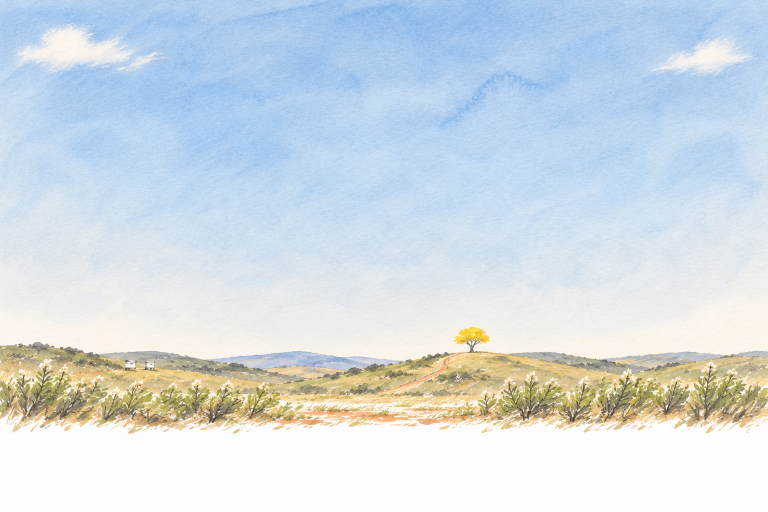
#> input picture reference/ink-pages/propolis/originals/opening-ipemid-bh.png, 1536 x 1024 px (shown at 1/2 size)
$ python build_propolis_opening.py
#> lines starting #> are read from the running program, lines starting #| are printed output that depends on the picture
"""Build Green Bee Propolis's opening painting, the hills of Minas Gerais (November 18, 2026, on
Mo's go-ahead for the product pages; mockups reference/ink-pages/mockups/propolis-opening/).

One Codex painting (originals/opening-ipemid-bh.png, prompt prompts/opening-ipemid-1.txt,
paint_opening.sh): the rolling hills of Minas Gerais on a clear dry-season morning, a big sky, a
thin band of far hills with one golden ipê tree in bloom just right of the middle and a few tiny
hive boxes on the left, a red earth track, and low alecrim shrubs (the shrub the bees gather the
resin from) in front, painted on white paper. The page lays it behind the approved "Green [bottle]
Bee Propolis" (propolis-opening.tsx, propolis.module.css): the name stays in the sky, the bottle
stands on the far hills, the shrubs below it.

The other painted openings (painted-opening.tsx) stand the bottle on the painting's empty spot in
front, with the name lifted off the far land. Propolis's name sits much lower against its bottle
(its baselines are only about a fifth of the bottle's height above its foot), so here the bottle
stands further back, on the far hills (GROUND, a little under their crest), where the land from
the crest to the bottle's foot is thin enough to stay under the name at every width. The shrubs
and the track run on below its foot.

What this script does to it:

- The paper is divided out and lifted to white, so the painting multiplies onto the page's own
  paper with no box. It is cut ROWS down (bare paper under the last shrubs).
- GROUND is the row the bottle's foot stands on; END the last paint (the words start under it).
- A front layer (`front`): the painting's own ground round the bottle's foot (FRONT_BOX), its
  paper transparent, its darker strokes kept and its pale wash laid thin, laid over the bottle's
  foot, so the bottle stands in the land, not on top of the picture (AGENTS.md: "a front layer
  seats it in the painting").

    python -X utf8 reference/ink-pages/propolis/build_propolis_opening.py

Writes public/images/products/green-bee-propolis/ink/opening-minas-*.webp and
src/components/product/ink/propolis-opening-art.ts.
"""

import json
import subprocess
from pathlib import Path

import numpy as np
from PIL import Image

HERE = Path(__file__).resolve().parent
REPO = HERE.parents[2]
OUT = REPO / "public/images/products/green-bee-propolis/ink"
URL = "/images/products/green-bee-propolis/ink"
TS = REPO / "src/components/product/ink/propolis-opening-art.ts"
TAKE = "opening-ipemid-bh"
# Bump when a shipped picture changes after it has been pushed (the image optimizer caches by URL).
V = "v1"
# The bottle's foot: on the far hills, about 70 rows under their crest in the middle (the land
# between them must stay under the name's baselines at every width).
GROUND = 768
# The ground round the bottle's foot (x0, y0, x1, y1), between the middle shrubs.
FRONT_BOX = (690, GROUND - 26, 846, GROUND + 34)
WASH = 0.35
QUALITY = 84


def plate():
    a = np.asarray(Image.open(HERE / "originals" / f"{TAKE}.png").convert("RGB")).astype(np.float32)
    h = a.shape[0]
#> h = 1024
    paper = np.median(a[int(h * 0.93) :].reshape(-1, 3), axis=0)
#> paper = [253, 253, 253]
    d = np.clip(a / paper * 255.0, 0, 255)
    d = np.where(d.min(axis=2, keepdims=True) > 249, 255.0, d)
    painted = np.where((d.min(axis=2) < 244).sum(axis=1) > 3)[0]
#> painted = 868 values from 0 to 867
    rows = min(h, int(painted[-1]) + 24)
#> rows = 891
    d = d[:rows]
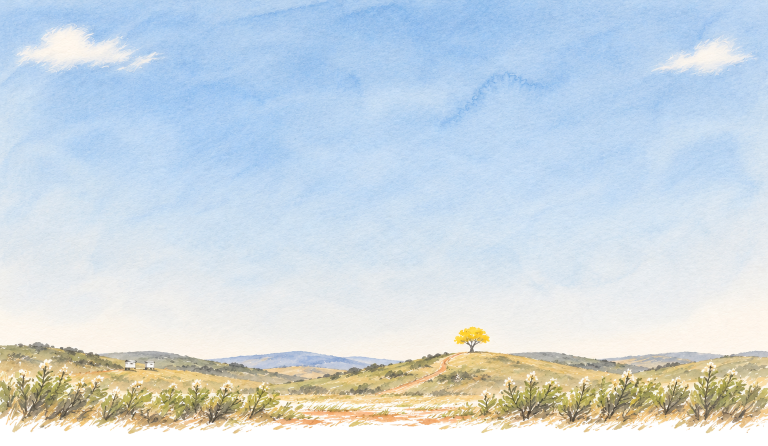
#> d: shape (891, 1536, 3) float32 (shown at 1/2 size); mean R, G, B 204.9, 216.6, 225.1
    # The last rows are bare paper already; make sure of it, so the picture never ends on a line.
    ease = np.clip((np.arange(rows) - (rows - 16)) / 14, 0, 1)[:, None, None]
#> ease = 891 values from 0 to 1
    return d * (1 - ease) + 255 * ease


def last_paint(d):
    painted = np.where((d.min(axis=2) < 244).sum(axis=1) > 3)[0]
#> painted = 868 values from 0 to 867
    return int(painted[-1])


def front(d):
    """The ground round the bottle's foot (RGBA): its paper transparent, its ink strokes keeping
    their paint, its pale wash laid thin (WASH of it: the painting under it has the wash already),
    soft at the sides and the top."""
    x0, y0, x1, y1 = FRONT_BOX
    tuft = d[y0:y1, x0:x1]
    h, w, _ = tuft.shape
    alpha = 1 - tuft.min(axis=2) / 255
    paint = np.where(alpha[..., None] > 0.03, (tuft - 255 * (1 - alpha[..., None])) / np.maximum(alpha[..., None], 0.03), 255)
    blade = np.clip((alpha - 0.25) / 0.3, 0, 1)
    alpha = alpha * np.maximum(blade, WASH)
    xs = np.arange(w)
    sides = np.clip(np.minimum(xs, w - 1 - xs) / 30, 0, 1)
    ys = np.arange(h)
    top = np.clip(ys / 16, 0, 1)
    alpha = alpha * (sides * sides * (3 - 2 * sides))[None, :] * (top * top * (3 - 2 * top))[:, None]
    rgba = np.dstack([np.clip(paint, 0, 255), alpha * 255])
    return Image.fromarray(np.clip(np.rint(rgba), 0, 255).astype(np.uint8), "RGBA")


def shipped(img, name):
    OUT.mkdir(parents=True, exist_ok=True)
    path = OUT / f"opening-minas{name}-{V}.webp"
    img.save(path, "WEBP", quality=QUALITY, method=6)
    print(f"{path.relative_to(REPO)}  {img.width}x{img.height}  {path.stat().st_size // 1024} KB")
    return {"src": f"{URL}/{path.name}", "width": img.width, "height": img.height}


def main():
    d = plate()
    end = last_paint(d)
#> end = 867
    whole = Image.fromarray(np.clip(np.rint(d), 0, 255).astype(np.uint8))
    art = {
        "sky": shipped(whole, ""),
        "front": {**shipped(front(d), "-front"), "x": FRONT_BOX[0], "y": FRONT_BOX[1]},
        "ground": GROUND,
        "end": end,
    }
    head = [
        "// Generated by reference/ink-pages/propolis/build_propolis_opening.py. Do not edit by hand:",
        "// change the script and run it again. Green Bee Propolis's opening painting, the hills of",
        "// Minas Gerais (November 18, 2026): a Codex painting, its paper divided out so it multiplies",
        "// onto the page's paper. `front`, its ground laid in front of the bottle's foot at `x`, `y` of",
        "// `sky`. Rows of `sky`: `ground` (where the bottle's foot stands, on the far hills) and `end`",
        "// (the last paint).",
        "",
    ]
    TS.write_text("\n".join(head) + f"export const propolisOpening = {json.dumps(art, indent=2)} as const;\n", encoding="utf-8", newline="\n")
    prettier = REPO / "node_modules/prettier/bin/prettier.cjs"
    subprocess.run(["node", str(prettier), "--write", str(TS)], cwd=REPO, check=True, capture_output=True)
    print(TS.relative_to(REPO), f"ground {GROUND}, end {end}")


if __name__ == "__main__":
#> (the run stopped early here; a loop or call above may not have finished)

$ run again, with reference/ink-pages/propolis/originals/hive-colour-a.png copied over reference/ink-pages/propolis/originals/opening-ipemid-bh.png
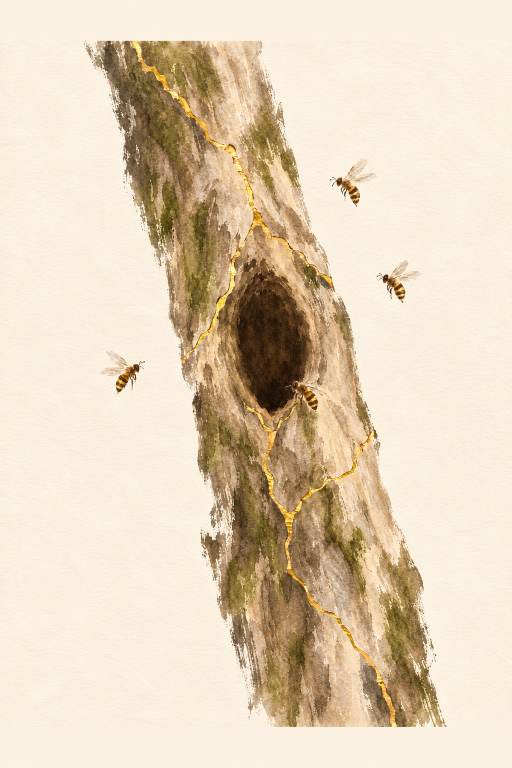
#> input picture reference/ink-pages/propolis/originals/hive-colour-a.png, 1024 x 1536 px (shown at 1/2 size)
#> paper = [250, 241, 225]
#> in plate, `d = np.clip(a / paper * 255.0, 0, 255)`:
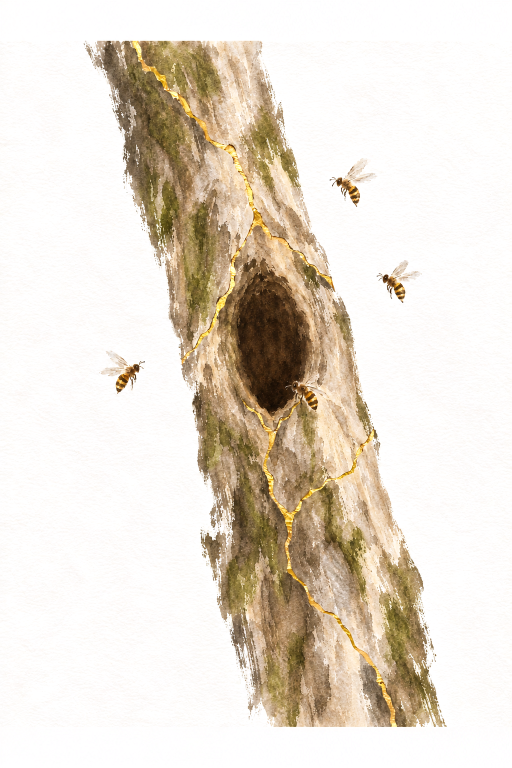
#> d: shape (1536, 1024, 3) float32 (shown at 1/2 size); mean R, G, B 230.8, 222.2, 210
#> in plate, `painted = np.where((d.min(axis=2) < 244).sum(axis=1) > 3)[0]`: painted = 1374 values from 81 to 1454
#> rows = 1478
#> in plate, `d = d[:rows]`:
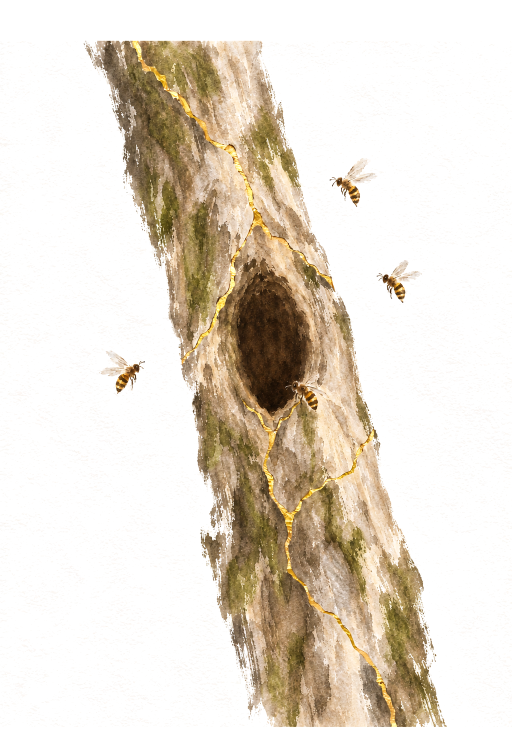
#> d: shape (1478, 1024, 3) float32 (shown at 1/2 size); mean R, G, B 229.8, 221.2, 208.7
#> ease = 1478 values from 0 to 1
#> in last_paint, `painted = np.where((d.min(axis=2) < 244).sum(axis=1) > 3)[0]`: painted = 1374 values from 81 to 1454
#> end = 1454

$ run again, with reference/ink-pages/propolis/originals/mug-colour-a.png copied over reference/ink-pages/propolis/originals/opening-ipemid-bh.png
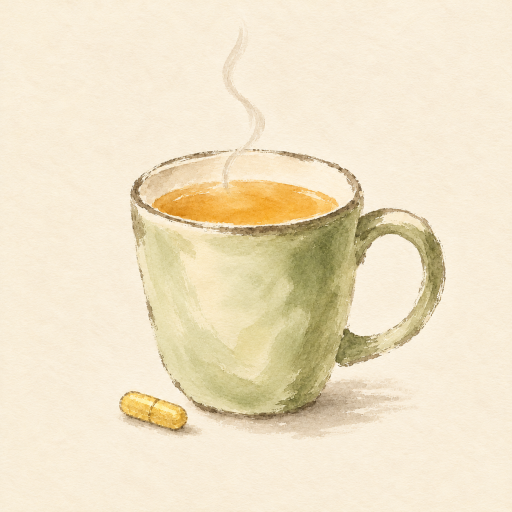
#> input picture reference/ink-pages/propolis/originals/mug-colour-a.png, 1024 x 1024 px (shown at 1/2 size)
#> paper = [248, 237, 217]
#> in plate, `d = np.clip(a / paper * 255.0, 0, 255)`:
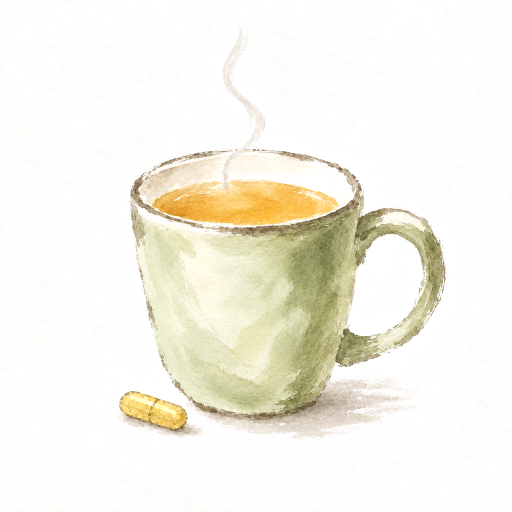
#> d: shape (1024, 1024, 3) float32 (shown at 1/2 size); mean R, G, B 246.4, 243.9, 233.6
#> in plate, `painted = np.where((d.min(axis=2) < 244).sum(axis=1) > 3)[0]`: painted = 878 values from 1 to 1023
#> rows = 1024
#> ease = 1024 values from 0 to 1
#> in last_paint, `painted = np.where((d.min(axis=2) < 244).sum(axis=1) > 3)[0]`: painted = 865 values from 1 to 1007
#> end = 1007
